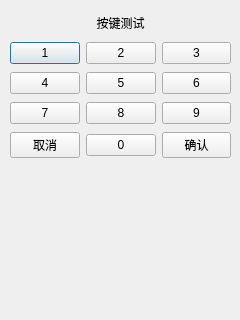
<?xml version="1.0" encoding="UTF-8"?>
<ui version="4.0">
 <class>DialogKeypadTest</class>
 <widget class="QDialog" name="DialogKeypadTest">
  <property name="geometry">
   <rect>
    <x>0</x>
    <y>0</y>
    <width>240</width>
    <height>320</height>
   </rect>
  </property>
  <property name="windowTitle">
   <string>Dialog</string>
  </property>
  <widget class="QWidget" name="horizontalLayoutWidget">
   <property name="geometry">
    <rect>
     <x>10</x>
     <y>10</y>
     <width>221</width>
     <height>25</height>
    </rect>
   </property>
   <layout class="QHBoxLayout" name="horizontalLayout">
    <item>
     <widget class="QLabel" name="label">
      <property name="text">
       <string>按键测试</string>
      </property>
      <property name="alignment">
       <set>Qt::AlignCenter</set>
      </property>
      <property name="wordWrap">
       <bool>true</bool>
      </property>
      <property name="openExternalLinks">
       <bool>false</bool>
      </property>
     </widget>
    </item>
   </layout>
  </widget>
  <widget class="QWidget" name="gridLayoutWidget">
   <property name="geometry">
    <rect>
     <x>10</x>
     <y>40</y>
     <width>221</width>
     <height>121</height>
    </rect>
   </property>
   <layout class="QGridLayout" name="gridLayout">
    <item row="0" column="0">
     <widget class="QPushButton" name="pushButton_1">
      <property name="text">
       <string>1</string>
      </property>
     </widget>
    </item>
    <item row="1" column="0">
     <widget class="QPushButton" name="pushButton_4">
      <property name="text">
       <string>4</string>
      </property>
     </widget>
    </item>
    <item row="0" column="1">
     <widget class="QPushButton" name="pushButton_2">
      <property name="text">
       <string>2</string>
      </property>
     </widget>
    </item>
    <item row="2" column="1">
     <widget class="QPushButton" name="pushButton_8">
      <property name="text">
       <string>8</string>
      </property>
     </widget>
    </item>
    <item row="0" column="2">
     <widget class="QPushButton" name="pushButton_3">
      <property name="text">
       <string>3</string>
      </property>
     </widget>
    </item>
    <item row="2" column="0">
     <widget class="QPushButton" name="pushButton_7">
      <property name="text">
       <string>7</string>
      </property>
     </widget>
    </item>
    <item row="1" column="1">
     <widget class="QPushButton" name="pushButton_5">
      <property name="text">
       <string>5</string>
      </property>
     </widget>
    </item>
    <item row="1" column="2">
     <widget class="QPushButton" name="pushButton_6">
      <property name="text">
       <string>6</string>
      </property>
     </widget>
    </item>
    <item row="2" column="2">
     <widget class="QPushButton" name="pushButton_9">
      <property name="text">
       <string>9</string>
      </property>
     </widget>
    </item>
    <item row="3" column="0">
     <widget class="QPushButton" name="pushButton_Cancel">
      <property name="text">
       <string>取消</string>
      </property>
     </widget>
    </item>
    <item row="3" column="1">
     <widget class="QPushButton" name="pushButton_0">
      <property name="text">
       <string>0</string>
      </property>
     </widget>
    </item>
    <item row="3" column="2">
     <widget class="QPushButton" name="pushButton_Enter">
      <property name="text">
       <string>确认</string>
      </property>
     </widget>
    </item>
   </layout>
  </widget>
 </widget>
 <resources/>
 <connections/>
</ui>
